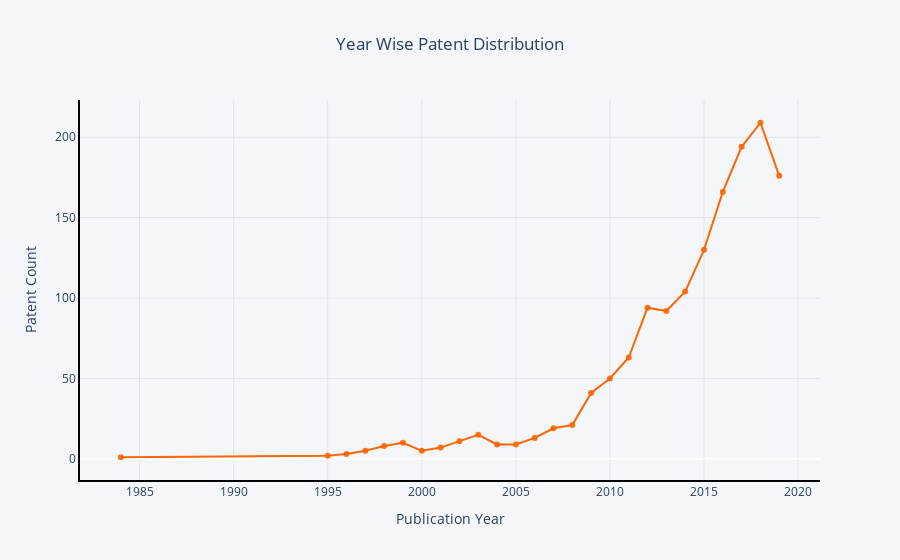

Notebook code for this chart:
### Code cell
import plotly.graph_objects as go
Year = by_year['Publication Year'] # Year Values
Patent_Count = by_year['Patent Count'] # Patent Count Values
fig = go.Figure()
fig.add_trace(go.Scatter(x=Year,y=Patent_Count, mode='lines+markers', marker=dict(color='#fc6603', opacity=0.9)))

fig.update_layout(xaxis_title='Publication Year',
                   yaxis_title='Patent Count', title_text='Year Wise Patent Distribution', title_x=0.5, paper_bgcolor='#F5F6F9', plot_bgcolor='#F5F6F9')
fig.update_xaxes(showline=True, linewidth=2, linecolor='black', gridcolor='#E1E5EC')
fig.update_yaxes(showline=True, linewidth=2, linecolor='black', gridcolor='#E1E5EC')
fig.show()

### Figure 1 — Plotly figure (JSON) as saved in the notebook; plotly's stock layout.template omitted (floating-point values rounded to 4 significant figures)
{"data": [{"marker": {"color": "#fc6603", "opacity": 0.9}, "mode": "lines+markers", "type": "scatter", "x": [2019, 2018, 2017, 2016, 2015, 2014, 2013, 2012, 2011, 2010, 2009, 2008, 2007, 2006, 2005, 2004, 2003, 2002, 2001, 2000, 1999, 1998, 1997, 1996, 1995, 1984], "y": [176, 209, 194, 166, 130, 104, 92, 94, 63, 50, 41, 21, 19, 13, 9, 9, 15, 11, 7, 5, 10, 8, 5, 3, 2, 1]}], "layout": {"paper_bgcolor": "#F5F6F9", "plot_bgcolor": "#F5F6F9", "title": {"text": "Year Wise Patent Distribution", "x": 0.5}, "xaxis": {"gridcolor": "#E1E5EC", "linecolor": "black", "linewidth": 2, "showline": true, "title": {"text": "Publication Year"}}, "yaxis": {"gridcolor": "#E1E5EC", "linecolor": "black", "linewidth": 2, "showline": true, "title": {"text": "Patent Count"}}}}
